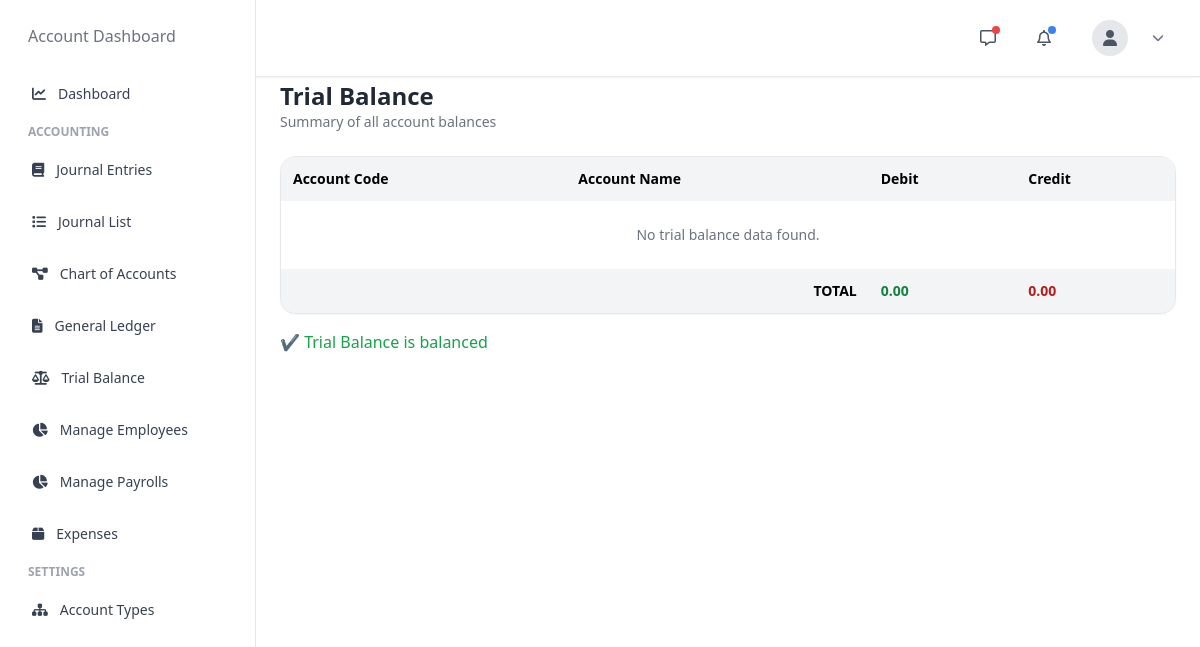
Page /accounting/trial-balance/ on the earlier database version.
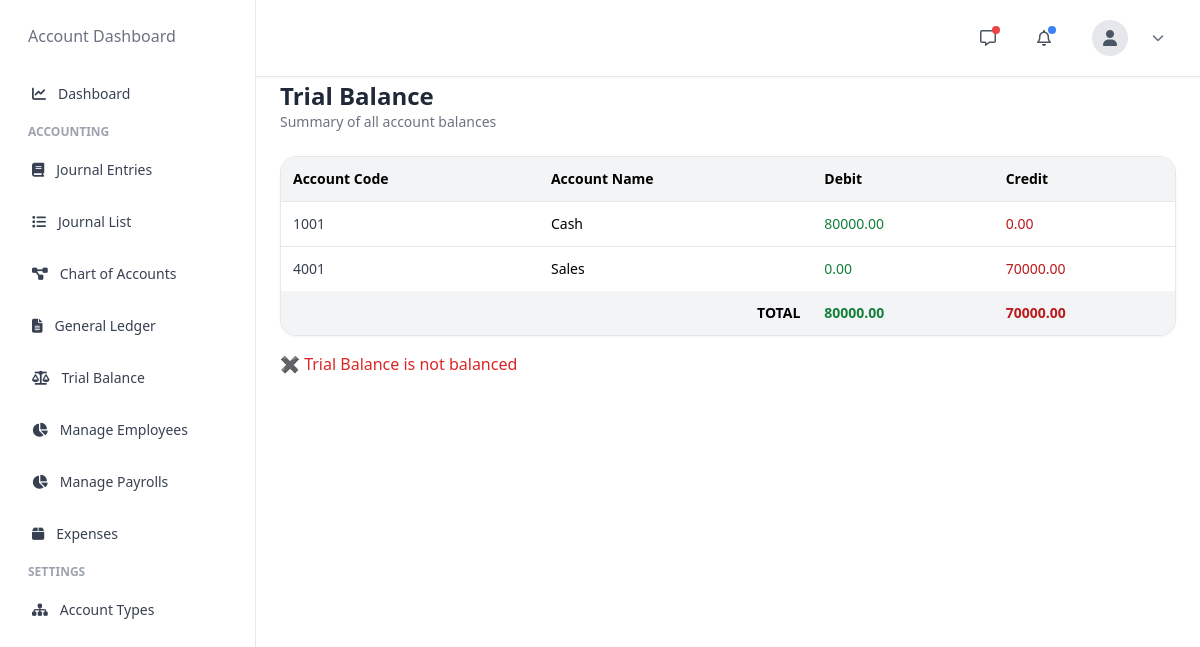
Same page on the later database version.
### accounting/models.py (models this page shows, shortened)
class ChartOfAccount(models.Model):
    company = models.ForeignKey(Company, on_delete=models.CASCADE)
    account_type = models.ForeignKey(
        AccountType,
        on_delete=models.PROTECT
    )
    account_code = models.CharField(max_length=50)
    account_name = models.CharField(max_length=255)
    parent_account = models.ForeignKey(
        'self',
        on_delete=models.SET_NULL,
        null=True,
        blank=True,
        related_name="children"
    )
    opening_balance = models.DecimalField(
        max_digits=18,
        decimal_places=2,
        default=0
    )
    is_active = models.BooleanField(default=True)
    created_at = models.DateTimeField(auto_now_add=True)
    class Meta:
        unique_together = ('company', 'account_code')
        ordering = ['account_code']

### accounting/views.py (the view)
# urls.py: path("trial-balance/", views.trial_balance_view, name="trial_balance"),
def trial_balance_view(request):
    trial_data = []
    total_debit = Decimal("0.00")
    total_credit = Decimal("0.00")
    accounts = ChartOfAccount.objects.filter(
        journalentryline__isnull=False
    ).distinct().select_related("account_type")
    for account in accounts:
        agg = JournalEntryLine.objects.filter(account=account).aggregate(
            debit=Sum("debit"),
            credit=Sum("credit")
        )
        debit = agg["debit"] or Decimal("0.00")
        credit = agg["credit"] or Decimal("0.00")
        balance = debit - credit
        account_type = (
            account.account_type.name.lower()
            if account.account_type
            else ""
        )
        debit_normal = account_type in ["asset", "assets", "expense", "expenses"]
        if debit_normal:
            tb_debit = balance if balance > 0 else Decimal("0.00")
            tb_credit = Decimal("0.00")
        else:
            tb_debit = Decimal("0.00")
            tb_credit = -balance if balance < 0 else Decimal("0.00")
        if tb_debit == 0 and tb_credit == 0:
            continue
        trial_data.append({
            "account": account,
            "debit": tb_debit,
            "credit": tb_credit,
        })
        total_debit += tb_debit
        total_credit += tb_credit
    return render(request, "accounting/trial_balance.html", {
        "trial_data": trial_data,
        "total_debit": total_debit,
        "total_credit": total_credit,
    })

### templates/accounting/trial_balance.html
{% extends 'accounting/base.html' %}
{% load static %}
{% block content %}
{% include 'accounting/nav.html' %}
{% include 'accounting/sidebar.html' %}
<div class="sm:ml-64 min-h-screen pt-20 px-6 pb-10">
    <div class="max-w-7xl mx-auto">
        <div class="flex justify-between items-center mb-6">
            <div>
                <h1 class="text-2xl font-semibold text-gray-800">
                    Trial Balance
                </h1>
                <p class="text-sm text-gray-500">
                    Summary of all account balances
                </p>
            </div>
        </div>
        <div class="bg-white rounded-2xl shadow-sm border overflow-hidden">
            <table class="w-full text-sm">
                <thead class="bg-gray-100">
                    <tr>
                        <th class="p-3 text-left">Account Code</th>
                        <th class="p-3 text-left">Account Name</th>
                        <th class="p-3 text-left">Debit</th>
                        <th class="p-3 text-left">Credit</th>
                    </tr>
                </thead>
                <tbody>
                    {% for row in trial_data %}
                    <tr class="border-t hover:bg-gray-50">
                        <td class="p-3 font-medium text-gray-700">
                              {{ row.account.account_code|default:"-" }}
                        </td>
                        <td class="p-3">
                            {{ row.account.account_name|default:"Unknown Account" }}
                        </td>
                        <td class="p-3 text-green-700 font-medium">
                            {{ row.debit|default:0|floatformat:2 }}
                        </td>
                        <td class="p-3 text-red-700 font-medium">
                            {{ row.credit|default:0|floatformat:2 }}
                        </td>
                    </tr>
                    {% empty %}
                    <tr>
                        <td colspan="4" class="p-6 text-center text-gray-500">
                            No trial balance data found.
                        </td>
                    </tr>
                    {% endfor %}
                </tbody>
                <tfoot class="bg-gray-100 font-semibold">
                    <tr>
                        <td colspan="2" class="p-3 text-right">
                            TOTAL
                        </td>
                        <td class="p-3 text-green-700">
                            {{ total_debit|floatformat:2 }}
                        </td>
                        <td class="p-3 text-red-700">
                            {{ total_credit|floatformat:2 }}
                        </td>
                    </tr>
                </tfoot>
            </table>
        </div>
        <div class="mt-4">
            {% if total_debit == total_credit %}
                <p class="text-green-600 font-medium">
                    ✔ Trial Balance is balanced
                </p>
            {% else %}
                <p class="text-red-600 font-medium">
                    ✖ Trial Balance is not balanced
                </p>
            {% endif %}
        </div>
    </div>
</div>
{% endblock %}

Differences in the rows shown:
added ChartOfAccount: account.account_code "1001", account.account_name "Cash", debit "80000.00", credit "0.00"
added ChartOfAccount: account.account_code "4001", account.account_name "Sales", debit "0.00", credit "70000.00"
Other differences:
{{ total_debit|floatformat:2 }}: "0.00" → "80000.00"
{{ total_credit|floatformat:2 }}: "0.00" → "70000.00"
text no longer shown: "No trial balance data found. ✔ Trial Balance is balanced"
text now shown: "✖ Trial Balance is not balanced"
